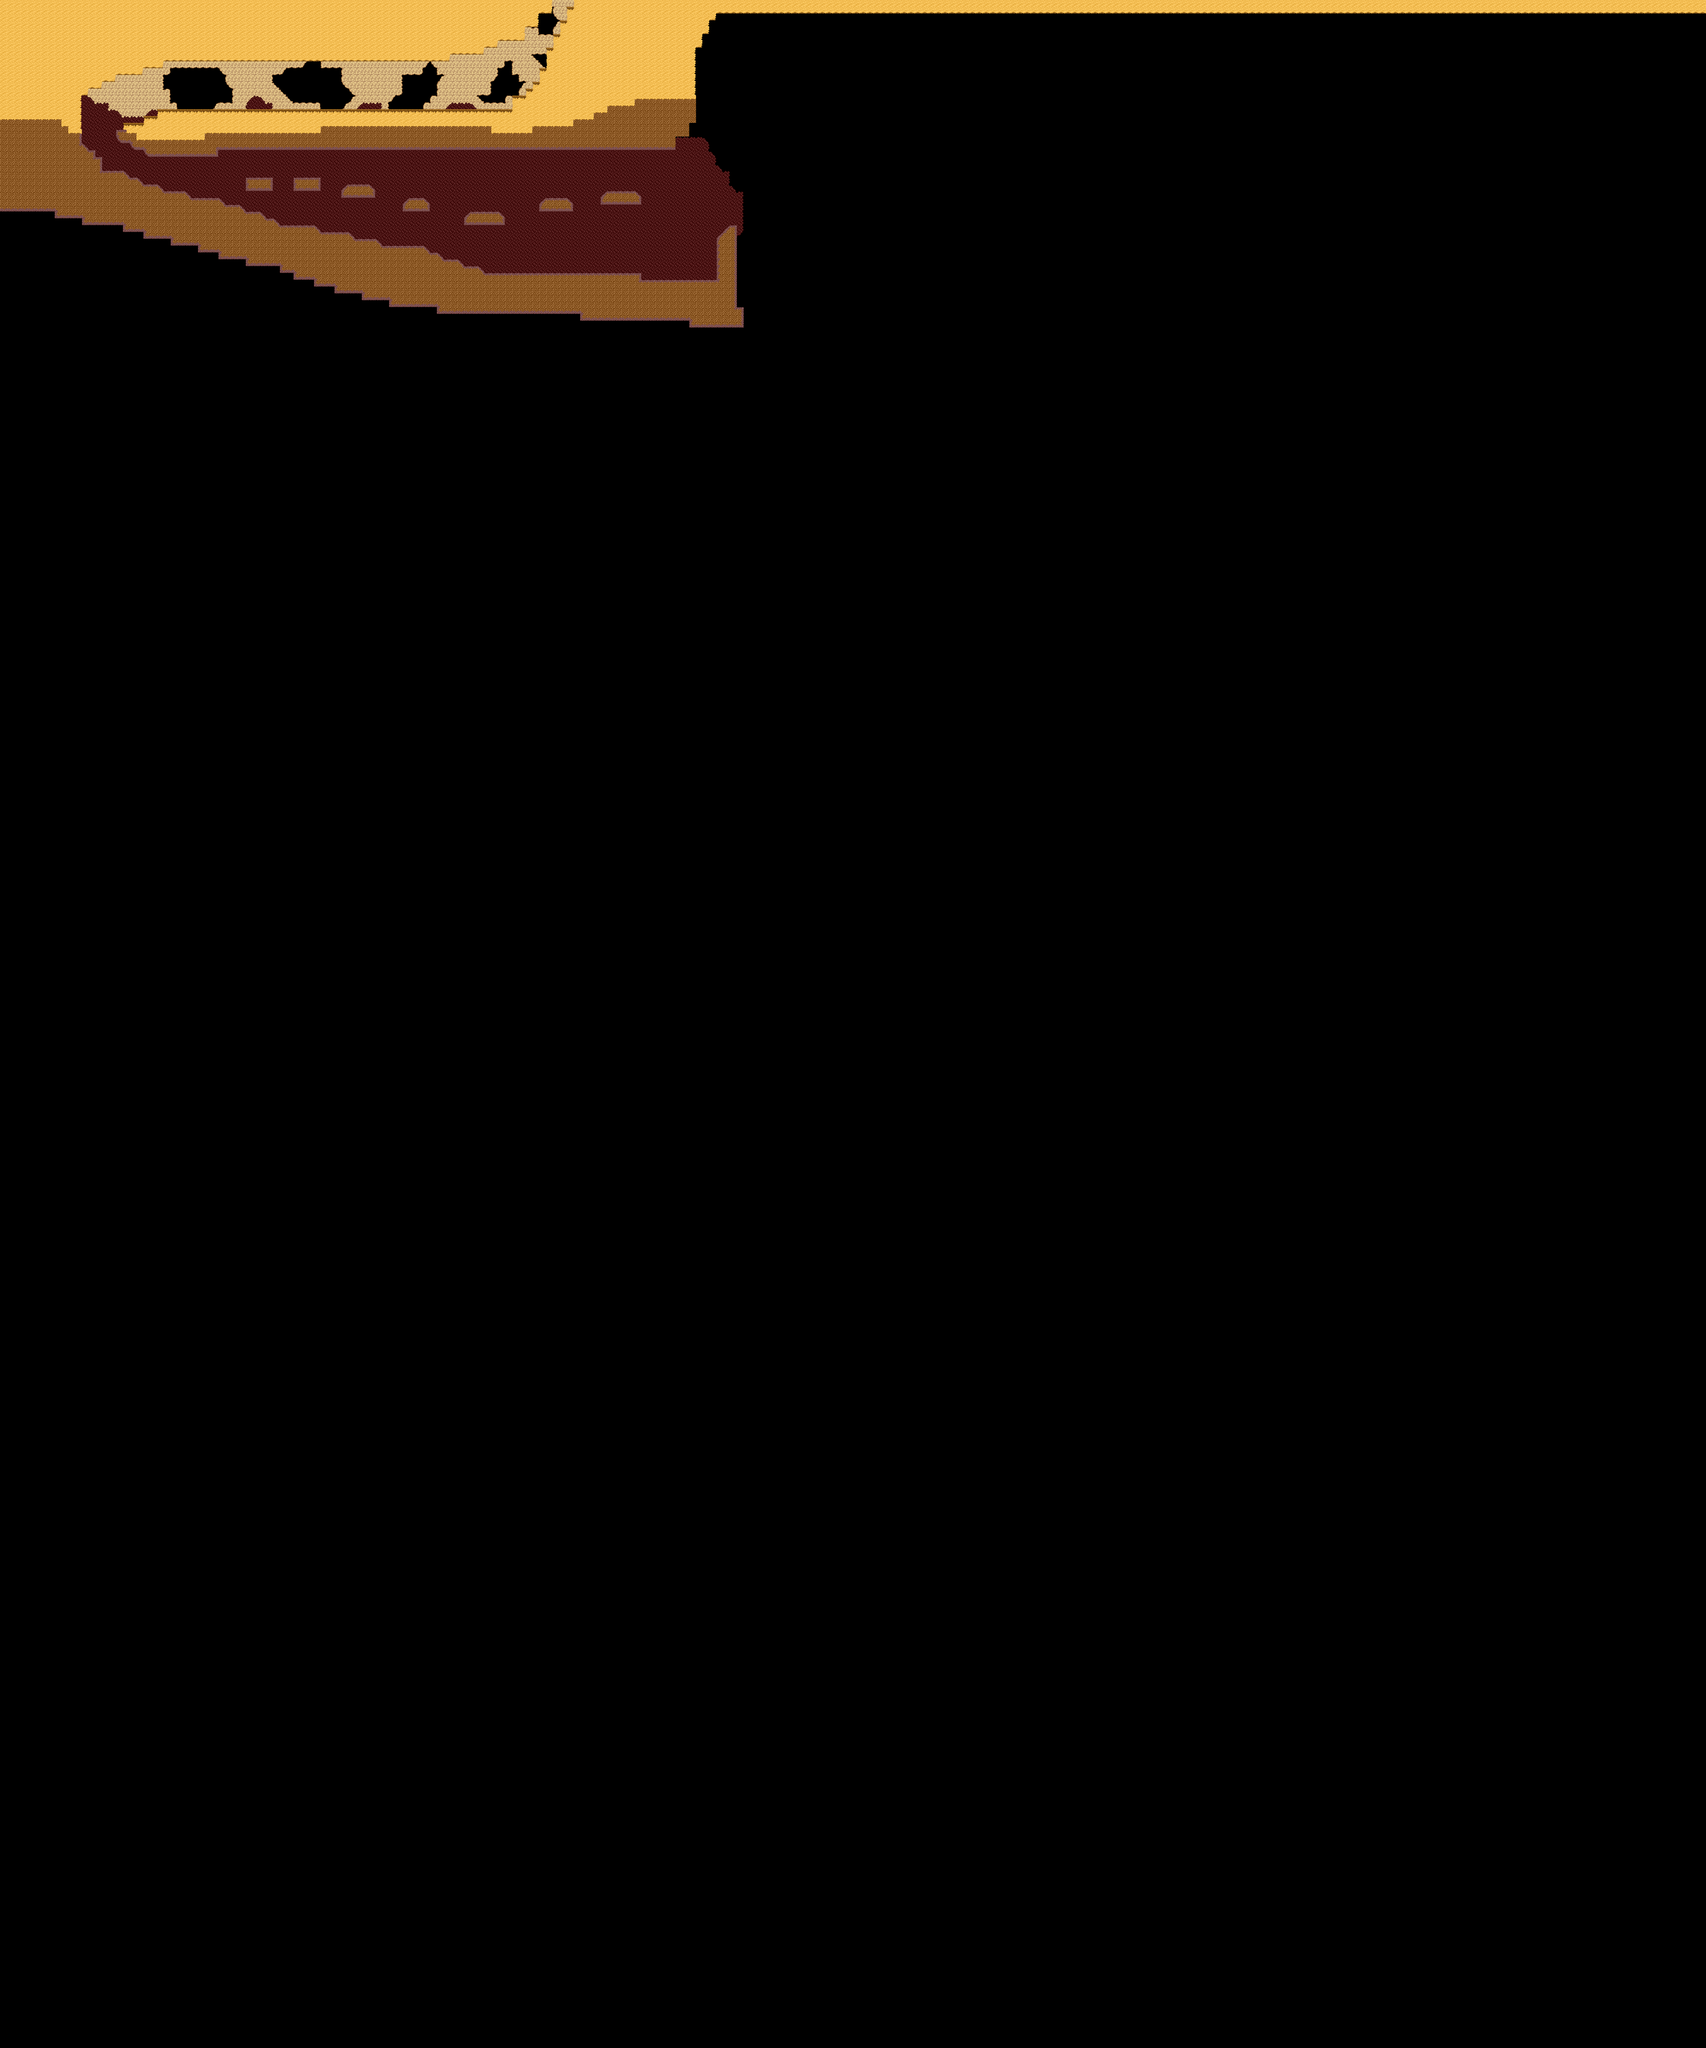

Below is a game level as drawn by its tile map, then a one-line description and the .tmx that defines it (tile-layer data replaced by summaries):
An orthogonal 250x300 tile map with 16x16 px tiles, 3 tile layers (Background, BackMain, Main).

<map version="1.0" tiledversion="1.0.2" orientation="orthogonal" renderorder="right-down" width="250" height="300" tilewidth="16" tileheight="16" nextobjectid="1">
 <tileset firstgid="1" source="Main.tsx" />
 <layer name="Background" width="250" height="300">
  <data>[75000 cells, 75000 non-empty, 52 distinct tile ids]</data>
 </layer>
 <layer name="BackMain" width="250" height="300">
  <data>[75000 cells, 124 non-empty, 3 distinct tile ids]</data>
 </layer>
 <layer name="Main" width="250" height="300">
  <data>[75000 cells, 2960 non-empty, 31 distinct tile ids]</data>
 </layer>
</map>
